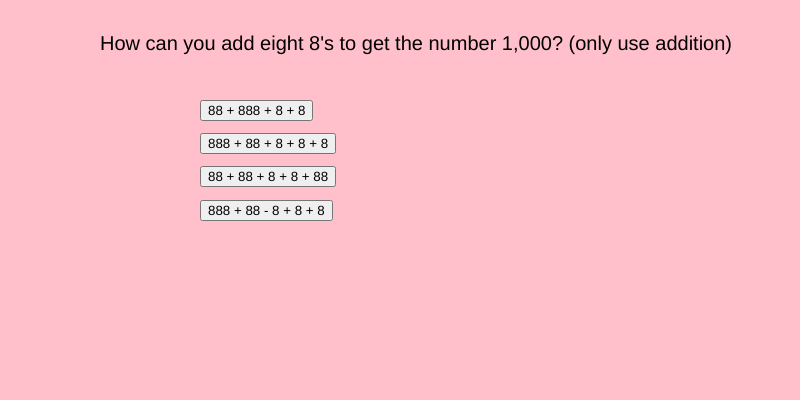
Frame 1 (no input)
Frame 60 (no input): identical to frame 1, image omitted
Frame 120 (the mouse pressed at the canvas centre since frame 60): identical to frame 1, image omitted

The p5.js sketch that drew this single still picture (run headless with seeded random() and noise() and a simulated clock; from frame 60 on, the mouse is pressed at the canvas centre):

// p5.js sketch
// ── sketch.js
var state = "guess" 
function preload(){
  
 
}

function setup() {
  createCanvas(800,400);

  innc1 = createButton("88 + 888 + 8 + 8")
  innc1.position(200, 100)
  innc1.mousePressed(inn) 
  
  cor = createButton("888 + 88 + 8 + 8 + 8")
  cor.position(200, 133)
  cor.mousePressed(yee) 

  innc2 = createButton("88 + 88 + 8 + 8 + 88")
  innc2.position(200, 166)
  innc2.mousePressed(inn) 

  innc3 = createButton("888 + 88 - 8 + 8 + 8")
  innc3.position(200, 200)
  innc3.mousePressed(inn) 
}

function draw() {
  background("pink");  
 textSize(20)
  text("How can you add eight 8's to get the number 1,000? (only use addition)", 100, 50)
  
  if(state == true){
    
    textSize(50)
    fill("lightgreen")
    text("Correct!", 300, 300)
    
  }
  else if(state == false){
    
    textSize(50)
    fill("red")
    text("Inncorrect!", 300, 300)
    text("Press R to try again!", 250, 350)
  }

 
}

function yee(){
  if(state == "guess"){
  state = true
  }
  

}

function inn(){
  if(state == "guess"){
  state = false
  }
}

function keyPressed(){
  if(keyCode == 82){
    state = "guess"
}
}
